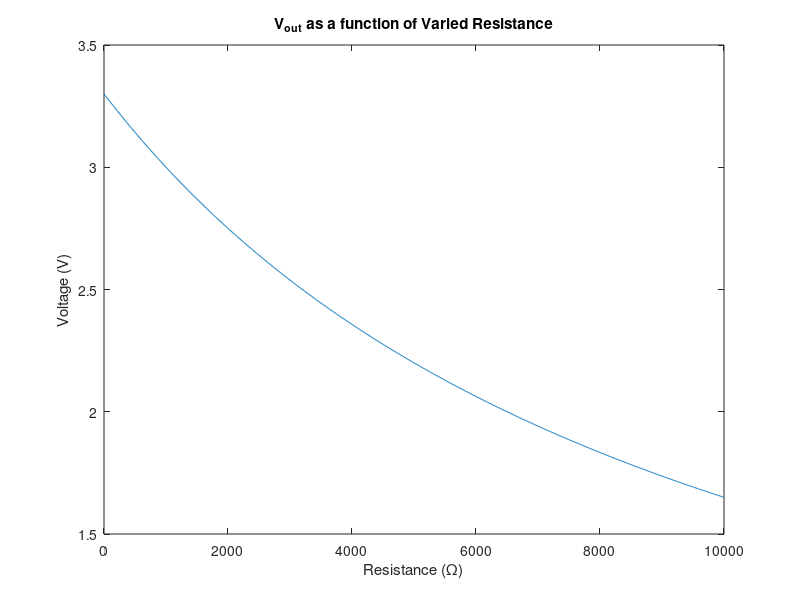
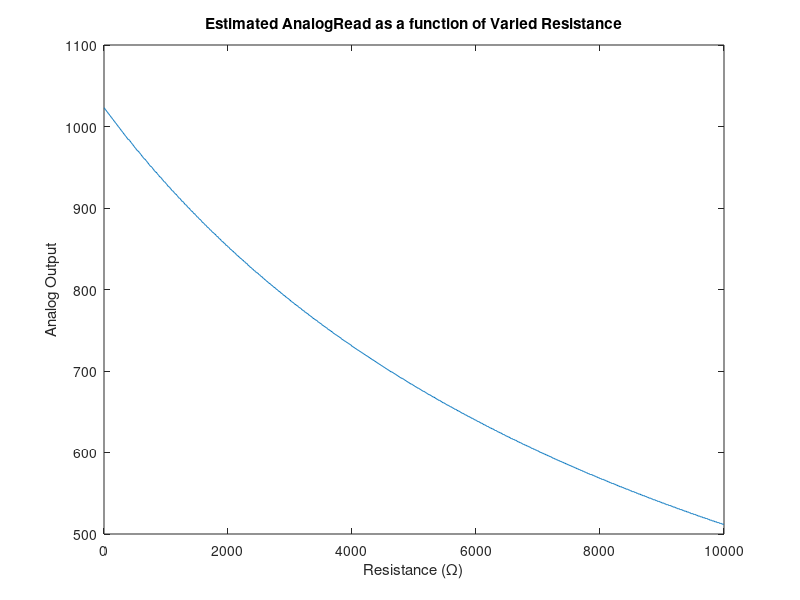

Recreate these plots in MATLAB, in order.
%% Voltage checking for the Smarticle-Photoresistor/potentiometer setup
close all; clear all; clc;

% Circuit parameters
vIn = 3.3; % volts
rOut = 10000; % voltage divider resistor which goes to ground

% Potentiometer parameters
rl = 0.8;
rh = 10000;

% Photoresistor parameters
% rl = 1000;
% rh = 100000;

rRange = linspace(rl, rh, 1000); % not sure I am discretizing this the right way

vOut = vIn*rOut./(rOut+rRange); % basic voltage divider equation give the voltage across rOut

figure
plot(rRange, vOut)
title('V_{out} as a function of Varied Resistance')
xlabel('Resistance (\Omega)')
ylabel('Voltage (V)')
vrange = max(vOut) - min(vOut) % We are only using 418 of the avaiable 1024 values.

vMax = max(vOut)
vMin = min(vOut)

% Compute the analog resolution
adcReading = round(1023/vIn*vOut);
figure
plot(rRange, adcReading)
title('Estimated AnalogRead as a function of Varied Resistance')
xlabel('Resistance (\Omega)')
ylabel('Analog Output')

usedAnalogBits = max(adcReading) - min(adcReading)

